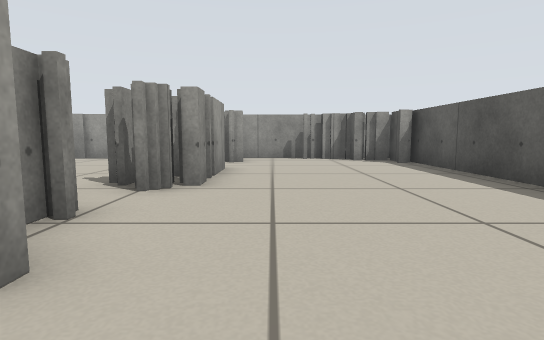
[1] (above)

16 first-person views from a walk through a world built for the Player/Stage simulator. The camera is 0.41 m above the floor, tilts 6° down and sees 80° across. The lines on the ground mark 1 m squares. The floor is counted in squares, 0.5 m on a side. Each view is taken from the middle of a square. On the plan, view 1 faces up. The plan holds only what a view shows up to about 11 squares ahead; the rest is blank. The robots in the file are not drawn.

[2]
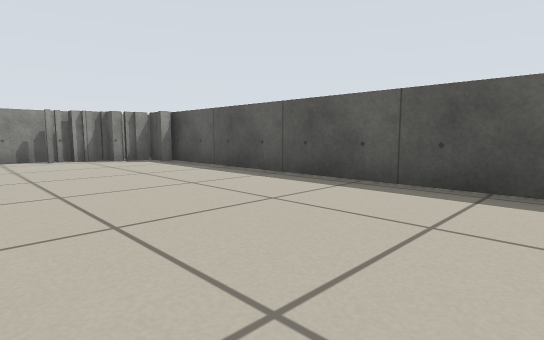

[3]
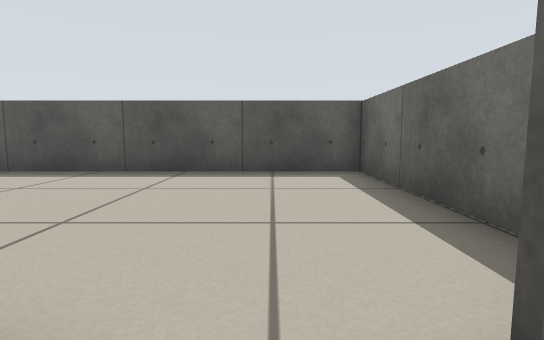

[4]
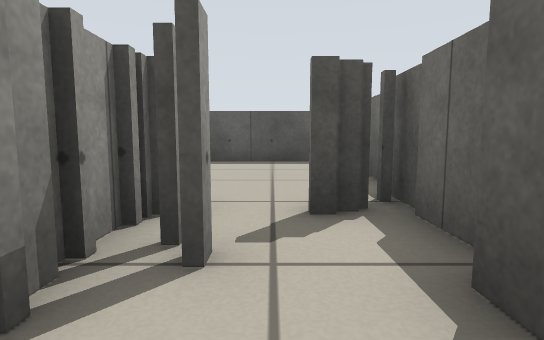

[5]
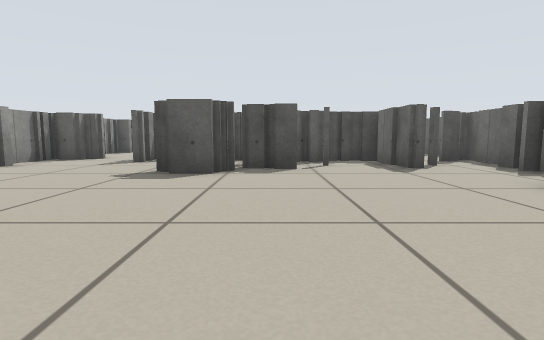

[6]
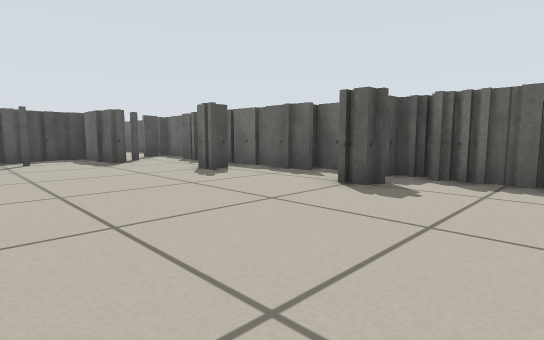

[7]
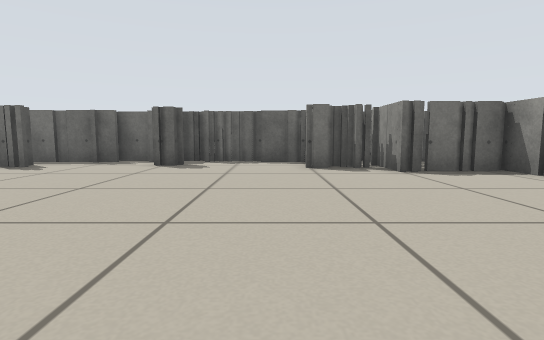

[8]
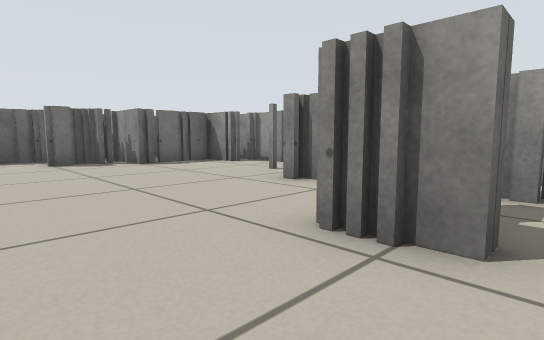

[9]
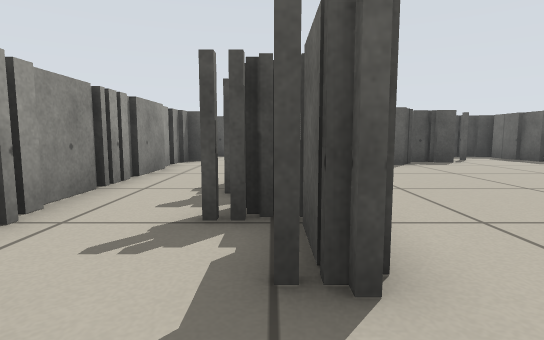

[10]
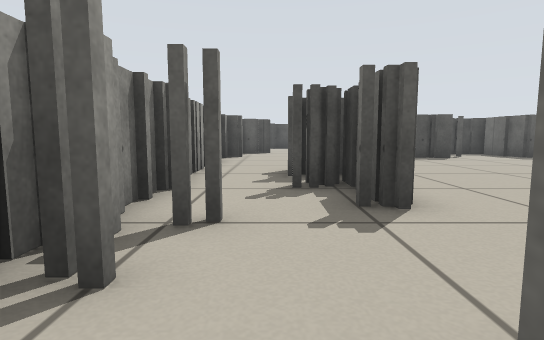

[11]
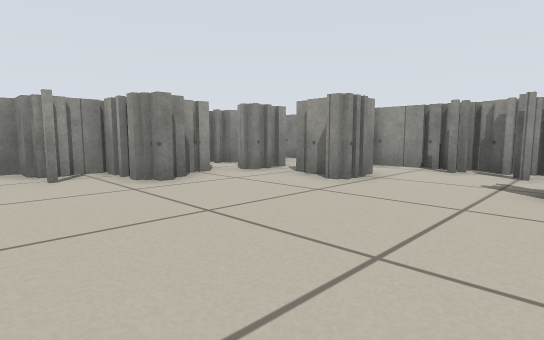

[12]
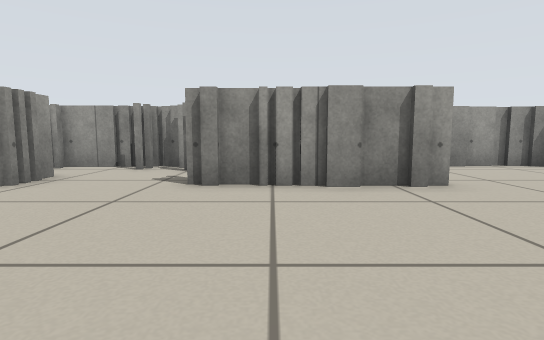

[13]
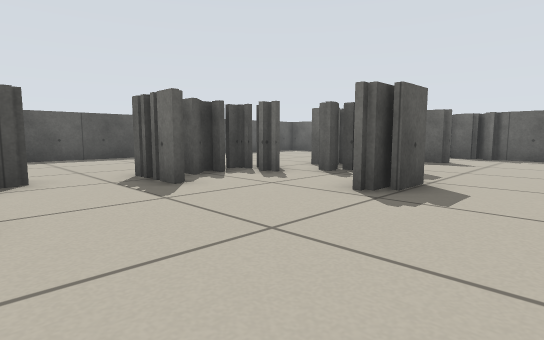

[14]
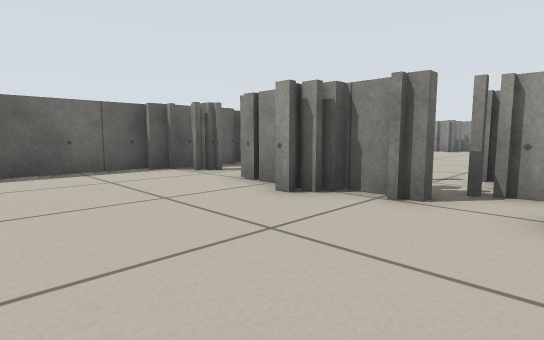

[15]
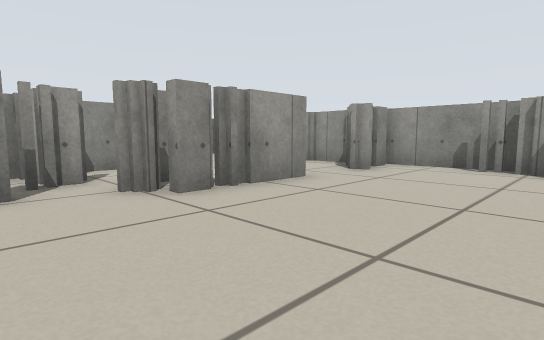

[16]
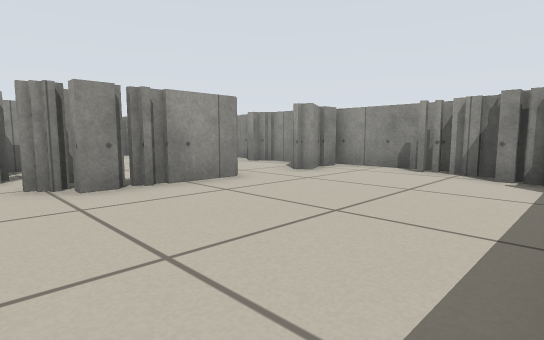

### Floor plan
Key: @ floor where view 1 was taken; # wall or solid block; x gap in a wall; . floor; T thing the floor can be seen under or through.
Columns run from 22 left of view 1 to 5 right of it. Each row starts with its distance up from view 1.
 12     ######################
 11    ##..##...........##...##
 10    #......................##
  9    #x#...####..............#
  8   ##.......##.......##.....#
  7   #.................##.....#
  6  ###.............#.TT#.....#
  5  #...............TTTT......#
  4 ##...............TTT.......#
  3 #.................TTT......#
  2 #...................#......#
  1 ##..................#......#
  0  ####.............###.@....#
 -1     ###...#...#............#
 -2      ###.##.######..#......#
 -3      # ######    ###########

Positions as (right, up) in squares from view 1, and headings:
1: (0, 0), facing up
2: (-1, 0), facing up-right
3: (-3, -1), facing right
4: (-6, -1), facing right
5: (-13, 4), facing right
6: (-15, 4), facing down-right
7: (-15, 8), facing down
8: (-14, 10), facing down-left
9: (-15, 9), facing right
10: (-17, 10), facing right
11: (-13, 3), facing up-left
12: (-12, 3), facing up
13: (-8, 11), facing down-right
14: (2, 5), facing down-left
15: (3, 3), facing up-left
16: (4, 4), facing up-left
